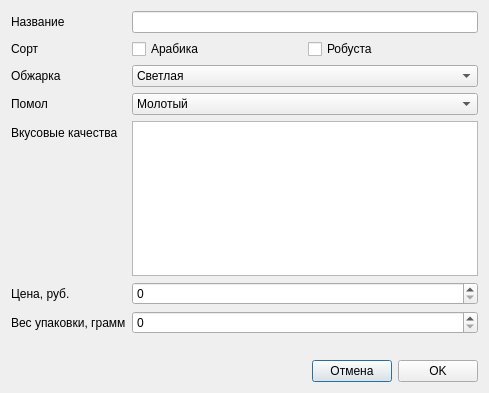
<?xml version="1.0" encoding="UTF-8"?>
<ui version="4.0">
 <class>Dialog</class>
 <widget class="QDialog" name="Dialog">
  <property name="windowModality">
   <enum>Qt::ApplicationModal</enum>
  </property>
  <property name="geometry">
   <rect>
    <x>0</x>
    <y>0</y>
    <width>489</width>
    <height>393</height>
   </rect>
  </property>
  <property name="windowTitle">
   <string>Добавить или редактировать</string>
  </property>
  <layout class="QVBoxLayout" name="verticalLayout">
   <item>
    <layout class="QFormLayout" name="formLayout">
     <item row="0" column="0">
      <widget class="QLabel" name="label">
       <property name="text">
        <string>Название</string>
       </property>
      </widget>
     </item>
     <item row="0" column="1">
      <widget class="QLineEdit" name="Name"/>
     </item>
     <item row="1" column="0">
      <widget class="QLabel" name="label_2">
       <property name="text">
        <string>Сорт</string>
       </property>
      </widget>
     </item>
     <item row="1" column="1">
      <layout class="QHBoxLayout" name="horizontalLayout">
       <item>
        <widget class="QCheckBox" name="Arabica">
         <property name="text">
          <string>Арабика</string>
         </property>
        </widget>
       </item>
       <item>
        <widget class="QCheckBox" name="Robusta">
         <property name="text">
          <string>Робуста</string>
         </property>
        </widget>
       </item>
      </layout>
     </item>
     <item row="2" column="0">
      <widget class="QLabel" name="label_3">
       <property name="text">
        <string>Обжарка</string>
       </property>
      </widget>
     </item>
     <item row="2" column="1">
      <widget class="QComboBox" name="Roasting">
       <item>
        <property name="text">
         <string>Светлая</string>
        </property>
       </item>
       <item>
        <property name="text">
         <string>Средняя</string>
        </property>
       </item>
       <item>
        <property name="text">
         <string>Тёмная</string>
        </property>
       </item>
      </widget>
     </item>
     <item row="3" column="0">
      <widget class="QLabel" name="label_4">
       <property name="text">
        <string>Помол</string>
       </property>
      </widget>
     </item>
     <item row="3" column="1">
      <widget class="QComboBox" name="Grinding">
       <item>
        <property name="text">
         <string>Молотый</string>
        </property>
       </item>
       <item>
        <property name="text">
         <string>Зерновой</string>
        </property>
       </item>
      </widget>
     </item>
     <item row="4" column="0">
      <widget class="QLabel" name="label_5">
       <property name="text">
        <string>Вкусовые качества</string>
       </property>
      </widget>
     </item>
     <item row="4" column="1">
      <widget class="QTextEdit" name="TasteDesc"/>
     </item>
     <item row="5" column="0">
      <widget class="QLabel" name="label_6">
       <property name="text">
        <string>Цена, руб.</string>
       </property>
      </widget>
     </item>
     <item row="5" column="1">
      <widget class="QSpinBox" name="Price">
       <property name="maximum">
        <number>1000000</number>
       </property>
      </widget>
     </item>
     <item row="6" column="0">
      <widget class="QLabel" name="label_7">
       <property name="text">
        <string>Вес упаковки, грамм</string>
       </property>
      </widget>
     </item>
     <item row="6" column="1">
      <widget class="QSpinBox" name="Weight">
       <property name="maximum">
        <number>10000</number>
       </property>
      </widget>
     </item>
    </layout>
   </item>
   <item>
    <widget class="QLabel" name="label_8">
     <property name="styleSheet">
      <string notr="true">color: red;</string>
     </property>
     <property name="text">
      <string/>
     </property>
     <property name="alignment">
      <set>Qt::AlignCenter</set>
     </property>
    </widget>
   </item>
   <item>
    <layout class="QHBoxLayout" name="horizontalLayout_2">
     <item>
      <spacer name="horizontalSpacer">
       <property name="orientation">
        <enum>Qt::Horizontal</enum>
       </property>
       <property name="sizeHint" stdset="0">
        <size>
         <width>40</width>
         <height>20</height>
        </size>
       </property>
      </spacer>
     </item>
     <item>
      <widget class="QPushButton" name="CancelButton">
       <property name="text">
        <string>Отмена</string>
       </property>
      </widget>
     </item>
     <item>
      <widget class="QPushButton" name="OKButton">
       <property name="text">
        <string>OK</string>
       </property>
      </widget>
     </item>
    </layout>
   </item>
  </layout>
 </widget>
 <resources/>
 <connections/>
</ui>
